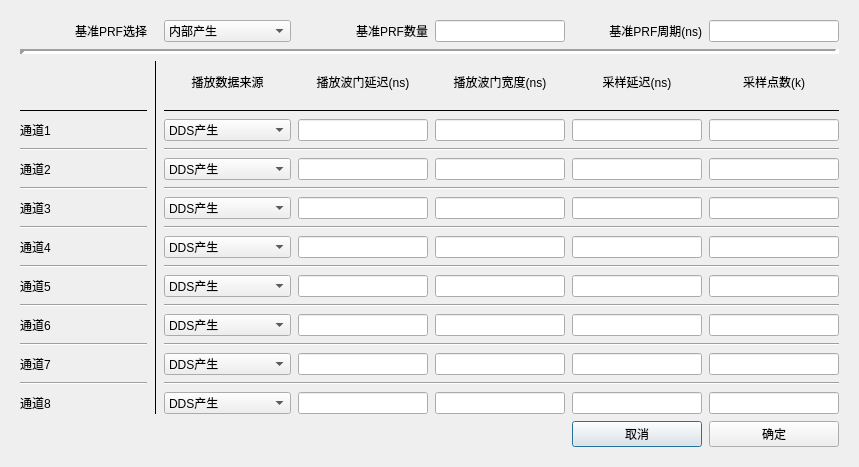
<?xml version="1.0" encoding="UTF-8"?>
<ui version="4.0">
 <class>Dialog</class>
 <widget class="QDialog" name="Dialog">
  <property name="geometry">
   <rect>
    <x>0</x>
    <y>0</y>
    <width>859</width>
    <height>467</height>
   </rect>
  </property>
  <property name="windowTitle">
   <string>Dialog</string>
  </property>
  <layout class="QVBoxLayout" name="verticalLayout">
   <item>
    <layout class="QGridLayout" name="gridLayout">
     <item row="0" column="0" colspan="2">
      <widget class="QFrame" name="gridFrame_2">
       <property name="minimumSize">
        <size>
         <width>0</width>
         <height>150</height>
        </size>
       </property>
       <layout class="QGridLayout" name="gridLayout_2">
        <item row="0" column="0">
         <layout class="QGridLayout" name="gridLayout_5" columnstretch="0,0,0,0,0,0,0,0,0">
          <property name="spacing">
           <number>7</number>
          </property>
          <item row="12" column="5">
           <widget class="QLineEdit" name="txt_sampling_delay_4">
            <property name="maximumSize">
             <size>
              <width>130</width>
              <height>16777215</height>
             </size>
            </property>
           </widget>
          </item>
          <item row="0" column="6">
           <widget class="QLineEdit" name="txt_prf_cyc">
            <property name="maximumSize">
             <size>
              <width>130</width>
              <height>16777215</height>
             </size>
            </property>
           </widget>
          </item>
          <item row="8" column="4">
           <widget class="QLineEdit" name="txt_gate_width_2">
            <property name="maximumSize">
             <size>
              <width>130</width>
              <height>16777215</height>
             </size>
            </property>
           </widget>
          </item>
          <item row="14" column="4">
           <widget class="QLineEdit" name="txt_gate_width_5">
            <property name="maximumSize">
             <size>
              <width>130</width>
              <height>16777215</height>
             </size>
            </property>
           </widget>
          </item>
          <item row="10" column="2">
           <widget class="QComboBox" name="select_source_3">
            <property name="maximumSize">
             <size>
              <width>130</width>
              <height>16777215</height>
             </size>
            </property>
            <item>
             <property name="text">
              <string>DDS产生</string>
             </property>
            </item>
            <item>
             <property name="text">
              <string>RAM预置</string>
             </property>
            </item>
           </widget>
          </item>
          <item row="4" column="4">
           <widget class="QLineEdit" name="txt_gate_width_0">
            <property name="maximumSize">
             <size>
              <width>130</width>
              <height>16777215</height>
             </size>
            </property>
           </widget>
          </item>
          <item row="14" column="3">
           <widget class="QLineEdit" name="txt_gate_delay_5">
            <property name="maximumSize">
             <size>
              <width>130</width>
              <height>16777215</height>
             </size>
            </property>
           </widget>
          </item>
          <item row="2" column="4">
           <widget class="QLabel" name="label_16">
            <property name="text">
             <string>播放波门宽度(ns)</string>
            </property>
            <property name="alignment">
             <set>Qt::AlignCenter</set>
            </property>
           </widget>
          </item>
          <item row="2" column="3">
           <widget class="QLabel" name="label_15">
            <property name="text">
             <string>播放波门延迟(ns)</string>
            </property>
            <property name="alignment">
             <set>Qt::AlignCenter</set>
            </property>
           </widget>
          </item>
          <item row="18" column="0">
           <widget class="QLabel" name="label_45">
            <property name="text">
             <string>通道8</string>
            </property>
           </widget>
          </item>
          <item row="2" column="6">
           <widget class="QLabel" name="label_18">
            <property name="text">
             <string>采样点数(k)</string>
            </property>
            <property name="alignment">
             <set>Qt::AlignCenter</set>
            </property>
           </widget>
          </item>
          <item row="7" column="0">
           <widget class="Line" name="line_3">
            <property name="orientation">
             <enum>Qt::Horizontal</enum>
            </property>
           </widget>
          </item>
          <item row="8" column="6">
           <widget class="QLineEdit" name="txt_sampling_points_2">
            <property name="maximumSize">
             <size>
              <width>130</width>
              <height>16777215</height>
             </size>
            </property>
           </widget>
          </item>
          <item row="7" column="2" colspan="5">
           <widget class="Line" name="line_10">
            <property name="orientation">
             <enum>Qt::Horizontal</enum>
            </property>
           </widget>
          </item>
          <item row="8" column="2">
           <widget class="QComboBox" name="select_source_2">
            <property name="maximumSize">
             <size>
              <width>130</width>
              <height>16777215</height>
             </size>
            </property>
            <item>
             <property name="text">
              <string>DDS产生</string>
             </property>
            </item>
            <item>
             <property name="text">
              <string>RAM预置</string>
             </property>
            </item>
           </widget>
          </item>
          <item row="6" column="6">
           <widget class="QLineEdit" name="txt_sampling_points_1">
            <property name="maximumSize">
             <size>
              <width>130</width>
              <height>16777215</height>
             </size>
            </property>
           </widget>
          </item>
          <item row="11" column="2" colspan="5">
           <widget class="Line" name="line_32">
            <property name="orientation">
             <enum>Qt::Horizontal</enum>
            </property>
           </widget>
          </item>
          <item row="13" column="2" colspan="5">
           <widget class="Line" name="line_33">
            <property name="orientation">
             <enum>Qt::Horizontal</enum>
            </property>
           </widget>
          </item>
          <item row="10" column="0">
           <widget class="QLabel" name="label_4">
            <property name="text">
             <string>通道4</string>
            </property>
           </widget>
          </item>
          <item row="6" column="2">
           <widget class="QComboBox" name="select_source_1">
            <property name="maximumSize">
             <size>
              <width>130</width>
              <height>16777215</height>
             </size>
            </property>
            <item>
             <property name="text">
              <string>DDS产生</string>
             </property>
            </item>
            <item>
             <property name="text">
              <string>RAM预置</string>
             </property>
            </item>
           </widget>
          </item>
          <item row="6" column="5">
           <widget class="QLineEdit" name="txt_sampling_delay_1">
            <property name="maximumSize">
             <size>
              <width>130</width>
              <height>16777215</height>
             </size>
            </property>
           </widget>
          </item>
          <item row="17" column="0">
           <widget class="Line" name="line_8">
            <property name="orientation">
             <enum>Qt::Horizontal</enum>
            </property>
           </widget>
          </item>
          <item row="4" column="6">
           <widget class="QLineEdit" name="txt_sampling_points_0">
            <property name="maximumSize">
             <size>
              <width>130</width>
              <height>16777215</height>
             </size>
            </property>
           </widget>
          </item>
          <item row="10" column="3">
           <widget class="QLineEdit" name="txt_gate_delay_3">
            <property name="maximumSize">
             <size>
              <width>130</width>
              <height>16777215</height>
             </size>
            </property>
           </widget>
          </item>
          <item row="10" column="5">
           <widget class="QLineEdit" name="txt_sampling_delay_3">
            <property name="maximumSize">
             <size>
              <width>130</width>
              <height>16777215</height>
             </size>
            </property>
           </widget>
          </item>
          <item row="8" column="3">
           <widget class="QLineEdit" name="txt_gate_delay_2">
            <property name="maximumSize">
             <size>
              <width>130</width>
              <height>16777215</height>
             </size>
            </property>
           </widget>
          </item>
          <item row="4" column="0">
           <widget class="QLabel" name="label">
            <property name="text">
             <string>通道1</string>
            </property>
           </widget>
          </item>
          <item row="16" column="0">
           <widget class="QLabel" name="label_41">
            <property name="text">
             <string>通道7</string>
            </property>
           </widget>
          </item>
          <item row="16" column="5">
           <widget class="QLineEdit" name="txt_sampling_delay_6">
            <property name="maximumSize">
             <size>
              <width>130</width>
              <height>16777215</height>
             </size>
            </property>
           </widget>
          </item>
          <item row="15" column="2" colspan="5">
           <widget class="Line" name="line_34">
            <property name="orientation">
             <enum>Qt::Horizontal</enum>
            </property>
           </widget>
          </item>
          <item row="6" column="3">
           <widget class="QLineEdit" name="txt_gate_delay_1">
            <property name="maximumSize">
             <size>
              <width>130</width>
              <height>16777215</height>
             </size>
            </property>
           </widget>
          </item>
          <item row="19" column="5">
           <widget class="QPushButton" name="btn_cancel">
            <property name="text">
             <string>取消</string>
            </property>
           </widget>
          </item>
          <item row="9" column="0">
           <widget class="Line" name="line_4">
            <property name="orientation">
             <enum>Qt::Horizontal</enum>
            </property>
           </widget>
          </item>
          <item row="4" column="3">
           <widget class="QLineEdit" name="txt_gate_delay_0">
            <property name="maximumSize">
             <size>
              <width>130</width>
              <height>16777215</height>
             </size>
            </property>
           </widget>
          </item>
          <item row="0" column="5">
           <widget class="QLabel" name="label_21">
            <property name="text">
             <string>基准PRF周期(ns)</string>
            </property>
            <property name="alignment">
             <set>Qt::AlignRight|Qt::AlignTrailing|Qt::AlignVCenter</set>
            </property>
           </widget>
          </item>
          <item row="8" column="0">
           <widget class="QLabel" name="label_3">
            <property name="text">
             <string>通道3</string>
            </property>
           </widget>
          </item>
          <item row="12" column="0">
           <widget class="QLabel" name="label_33">
            <property name="text">
             <string>通道5</string>
            </property>
           </widget>
          </item>
          <item row="2" column="1" rowspan="17">
           <widget class="Line" name="line">
            <property name="frameShadow">
             <enum>QFrame::Plain</enum>
            </property>
            <property name="orientation">
             <enum>Qt::Vertical</enum>
            </property>
           </widget>
          </item>
          <item row="0" column="2">
           <widget class="QComboBox" name="select_prf_src">
            <property name="maximumSize">
             <size>
              <width>130</width>
              <height>16777215</height>
             </size>
            </property>
            <item>
             <property name="text">
              <string>内部产生</string>
             </property>
            </item>
            <item>
             <property name="text">
              <string>外部输入</string>
             </property>
            </item>
           </widget>
          </item>
          <item row="14" column="6">
           <widget class="QLineEdit" name="txt_sampling_points_5">
            <property name="maximumSize">
             <size>
              <width>130</width>
              <height>16777215</height>
             </size>
            </property>
           </widget>
          </item>
          <item row="11" column="0">
           <widget class="Line" name="line_5">
            <property name="orientation">
             <enum>Qt::Horizontal</enum>
            </property>
           </widget>
          </item>
          <item row="3" column="0">
           <widget class="Line" name="line_12">
            <property name="frameShadow">
             <enum>QFrame::Plain</enum>
            </property>
            <property name="orientation">
             <enum>Qt::Horizontal</enum>
            </property>
           </widget>
          </item>
          <item row="0" column="3">
           <widget class="QLabel" name="label_19">
            <property name="text">
             <string>基准PRF数量</string>
            </property>
            <property name="alignment">
             <set>Qt::AlignRight|Qt::AlignTrailing|Qt::AlignVCenter</set>
            </property>
           </widget>
          </item>
          <item row="18" column="5">
           <widget class="QLineEdit" name="txt_sampling_delay_7">
            <property name="maximumSize">
             <size>
              <width>130</width>
              <height>16777215</height>
             </size>
            </property>
           </widget>
          </item>
          <item row="18" column="4">
           <widget class="QLineEdit" name="txt_gate_width_7">
            <property name="maximumSize">
             <size>
              <width>130</width>
              <height>16777215</height>
             </size>
            </property>
           </widget>
          </item>
          <item row="16" column="2">
           <widget class="QComboBox" name="select_source_6">
            <property name="maximumSize">
             <size>
              <width>130</width>
              <height>16777215</height>
             </size>
            </property>
            <item>
             <property name="text">
              <string>DDS产生</string>
             </property>
            </item>
            <item>
             <property name="text">
              <string>RAM预置</string>
             </property>
            </item>
           </widget>
          </item>
          <item row="0" column="4">
           <widget class="QLineEdit" name="txt_prf_cnt">
            <property name="maximumSize">
             <size>
              <width>130</width>
              <height>16777215</height>
             </size>
            </property>
           </widget>
          </item>
          <item row="1" column="0" colspan="7">
           <widget class="Line" name="line_13">
            <property name="minimumSize">
             <size>
              <width>0</width>
              <height>5</height>
             </size>
            </property>
            <property name="mouseTracking">
             <bool>false</bool>
            </property>
            <property name="focusPolicy">
             <enum>Qt::NoFocus</enum>
            </property>
            <property name="frameShadow">
             <enum>QFrame::Sunken</enum>
            </property>
            <property name="lineWidth">
             <number>5</number>
            </property>
            <property name="midLineWidth">
             <number>0</number>
            </property>
            <property name="orientation">
             <enum>Qt::Horizontal</enum>
            </property>
           </widget>
          </item>
          <item row="12" column="6">
           <widget class="QLineEdit" name="txt_sampling_points_4">
            <property name="maximumSize">
             <size>
              <width>130</width>
              <height>16777215</height>
             </size>
            </property>
           </widget>
          </item>
          <item row="14" column="2">
           <widget class="QComboBox" name="select_source_5">
            <property name="maximumSize">
             <size>
              <width>130</width>
              <height>16777215</height>
             </size>
            </property>
            <item>
             <property name="text">
              <string>DDS产生</string>
             </property>
            </item>
            <item>
             <property name="text">
              <string>RAM预置</string>
             </property>
            </item>
           </widget>
          </item>
          <item row="14" column="0">
           <widget class="QLabel" name="label_37">
            <property name="text">
             <string>通道6</string>
            </property>
           </widget>
          </item>
          <item row="9" column="2" colspan="5">
           <widget class="Line" name="line_31">
            <property name="orientation">
             <enum>Qt::Horizontal</enum>
            </property>
           </widget>
          </item>
          <item row="12" column="4">
           <widget class="QLineEdit" name="txt_gate_width_4">
            <property name="maximumSize">
             <size>
              <width>130</width>
              <height>16777215</height>
             </size>
            </property>
           </widget>
          </item>
          <item row="18" column="3">
           <widget class="QLineEdit" name="txt_gate_delay_7">
            <property name="maximumSize">
             <size>
              <width>130</width>
              <height>16777215</height>
             </size>
            </property>
           </widget>
          </item>
          <item row="12" column="2">
           <widget class="QComboBox" name="select_source_4">
            <property name="maximumSize">
             <size>
              <width>130</width>
              <height>16777215</height>
             </size>
            </property>
            <item>
             <property name="text">
              <string>DDS产生</string>
             </property>
            </item>
            <item>
             <property name="text">
              <string>RAM预置</string>
             </property>
            </item>
           </widget>
          </item>
          <item row="19" column="6">
           <widget class="QPushButton" name="btn_config">
            <property name="text">
             <string>确定</string>
            </property>
           </widget>
          </item>
          <item row="10" column="4">
           <widget class="QLineEdit" name="txt_gate_width_3">
            <property name="maximumSize">
             <size>
              <width>130</width>
              <height>16777215</height>
             </size>
            </property>
           </widget>
          </item>
          <item row="18" column="2">
           <widget class="QComboBox" name="select_source_7">
            <property name="maximumSize">
             <size>
              <width>130</width>
              <height>16777215</height>
             </size>
            </property>
            <item>
             <property name="text">
              <string>DDS产生</string>
             </property>
            </item>
            <item>
             <property name="text">
              <string>RAM预置</string>
             </property>
            </item>
           </widget>
          </item>
          <item row="13" column="0">
           <widget class="Line" name="line_6">
            <property name="orientation">
             <enum>Qt::Horizontal</enum>
            </property>
           </widget>
          </item>
          <item row="5" column="0">
           <widget class="Line" name="line_2">
            <property name="orientation">
             <enum>Qt::Horizontal</enum>
            </property>
           </widget>
          </item>
          <item row="8" column="5">
           <widget class="QLineEdit" name="txt_sampling_delay_2">
            <property name="maximumSize">
             <size>
              <width>130</width>
              <height>16777215</height>
             </size>
            </property>
           </widget>
          </item>
          <item row="4" column="2">
           <widget class="QComboBox" name="select_source_0">
            <property name="maximumSize">
             <size>
              <width>130</width>
              <height>16777215</height>
             </size>
            </property>
            <item>
             <property name="text">
              <string>DDS产生</string>
             </property>
            </item>
            <item>
             <property name="text">
              <string>RAM预置</string>
             </property>
            </item>
           </widget>
          </item>
          <item row="14" column="5">
           <widget class="QLineEdit" name="txt_sampling_delay_5">
            <property name="maximumSize">
             <size>
              <width>130</width>
              <height>16777215</height>
             </size>
            </property>
           </widget>
          </item>
          <item row="4" column="5">
           <widget class="QLineEdit" name="txt_sampling_delay_0">
            <property name="maximumSize">
             <size>
              <width>130</width>
              <height>16777215</height>
             </size>
            </property>
           </widget>
          </item>
          <item row="15" column="0">
           <widget class="Line" name="line_7">
            <property name="orientation">
             <enum>Qt::Horizontal</enum>
            </property>
           </widget>
          </item>
          <item row="5" column="2" colspan="5">
           <widget class="Line" name="line_9">
            <property name="orientation">
             <enum>Qt::Horizontal</enum>
            </property>
           </widget>
          </item>
          <item row="16" column="4">
           <widget class="QLineEdit" name="txt_gate_width_6">
            <property name="maximumSize">
             <size>
              <width>130</width>
              <height>16777215</height>
             </size>
            </property>
           </widget>
          </item>
          <item row="6" column="0">
           <widget class="QLabel" name="label_2">
            <property name="text">
             <string>通道2</string>
            </property>
           </widget>
          </item>
          <item row="17" column="2" colspan="5">
           <widget class="Line" name="line_35">
            <property name="orientation">
             <enum>Qt::Horizontal</enum>
            </property>
           </widget>
          </item>
          <item row="16" column="6">
           <widget class="QLineEdit" name="txt_sampling_points_6">
            <property name="maximumSize">
             <size>
              <width>130</width>
              <height>16777215</height>
             </size>
            </property>
           </widget>
          </item>
          <item row="6" column="4">
           <widget class="QLineEdit" name="txt_gate_width_1">
            <property name="maximumSize">
             <size>
              <width>130</width>
              <height>16777215</height>
             </size>
            </property>
           </widget>
          </item>
          <item row="2" column="5">
           <widget class="QLabel" name="label_17">
            <property name="text">
             <string>采样延迟(ns)</string>
            </property>
            <property name="alignment">
             <set>Qt::AlignCenter</set>
            </property>
           </widget>
          </item>
          <item row="0" column="0">
           <widget class="QLabel" name="label_20">
            <property name="text">
             <string>基准PRF选择</string>
            </property>
            <property name="alignment">
             <set>Qt::AlignRight|Qt::AlignTrailing|Qt::AlignVCenter</set>
            </property>
           </widget>
          </item>
          <item row="16" column="3">
           <widget class="QLineEdit" name="txt_gate_delay_6">
            <property name="maximumSize">
             <size>
              <width>130</width>
              <height>16777215</height>
             </size>
            </property>
           </widget>
          </item>
          <item row="3" column="2" colspan="5">
           <widget class="Line" name="line_11">
            <property name="frameShadow">
             <enum>QFrame::Plain</enum>
            </property>
            <property name="orientation">
             <enum>Qt::Horizontal</enum>
            </property>
           </widget>
          </item>
          <item row="10" column="6">
           <widget class="QLineEdit" name="txt_sampling_points_3">
            <property name="maximumSize">
             <size>
              <width>130</width>
              <height>16777215</height>
             </size>
            </property>
           </widget>
          </item>
          <item row="2" column="2">
           <widget class="QLabel" name="label_14">
            <property name="maximumSize">
             <size>
              <width>1000</width>
              <height>16777215</height>
             </size>
            </property>
            <property name="frameShadow">
             <enum>QFrame::Plain</enum>
            </property>
            <property name="text">
             <string>播放数据来源</string>
            </property>
            <property name="alignment">
             <set>Qt::AlignCenter</set>
            </property>
           </widget>
          </item>
          <item row="18" column="6">
           <widget class="QLineEdit" name="txt_sampling_points_7">
            <property name="maximumSize">
             <size>
              <width>130</width>
              <height>16777215</height>
             </size>
            </property>
           </widget>
          </item>
          <item row="12" column="3">
           <widget class="QLineEdit" name="txt_gate_delay_4">
            <property name="maximumSize">
             <size>
              <width>130</width>
              <height>16777215</height>
             </size>
            </property>
           </widget>
          </item>
         </layout>
        </item>
       </layout>
      </widget>
     </item>
    </layout>
   </item>
  </layout>
 </widget>
 <resources/>
 <connections/>
</ui>
